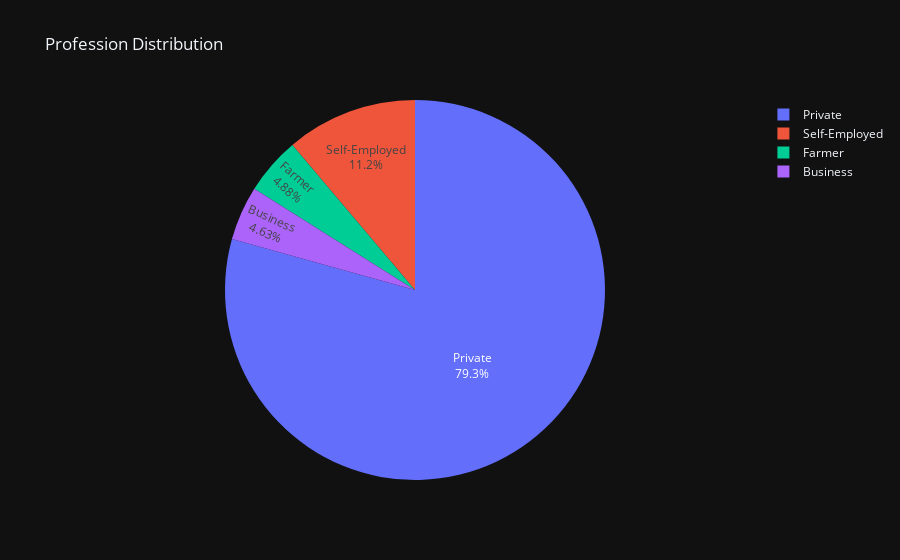

Write notebook code for a chart like this one.
### Code cell
temp= pd.DataFrame(train.Socio_Demo_05.value_counts(sort=False))
temp.rename(columns = {'Socio_Demo_05':'#of people'}, inplace=True)
temp['Profession'] = ['Private' , 'Farmer', 'Business', 'Self-Employed']

import plotly.express as px
fig = px.pie(temp, 
            values = '#of people', 
            names = 'Profession', 
            title= 'Profession Distribution', 
            template='plotly_dark'
            )
fig.update_traces(textposition='inside', textinfo='percent+label')
fig.show()

### Figure 1 — Plotly figure (JSON) as saved in the notebook; plotly's stock layout.template omitted (floating-point values rounded to 4 significant figures)
{"data": [{"domain": {"x": [0, 1], "y": [0, 1]}, "hovertemplate": "Profession=%{label}<br>#of people=%{value}<extra></extra>", "labels": ["Private", "Farmer", "Business", "Self-Employed"], "legendgroup": "", "name": "", "showlegend": true, "textinfo": "percent+label", "textposition": "inside", "type": "pie", "values": [2657685, 163495, 155285, 374136]}], "layout": {"autosize": true, "legend": {"tracegroupgap": 0}, "title": {"text": "Profession Distribution"}}}
